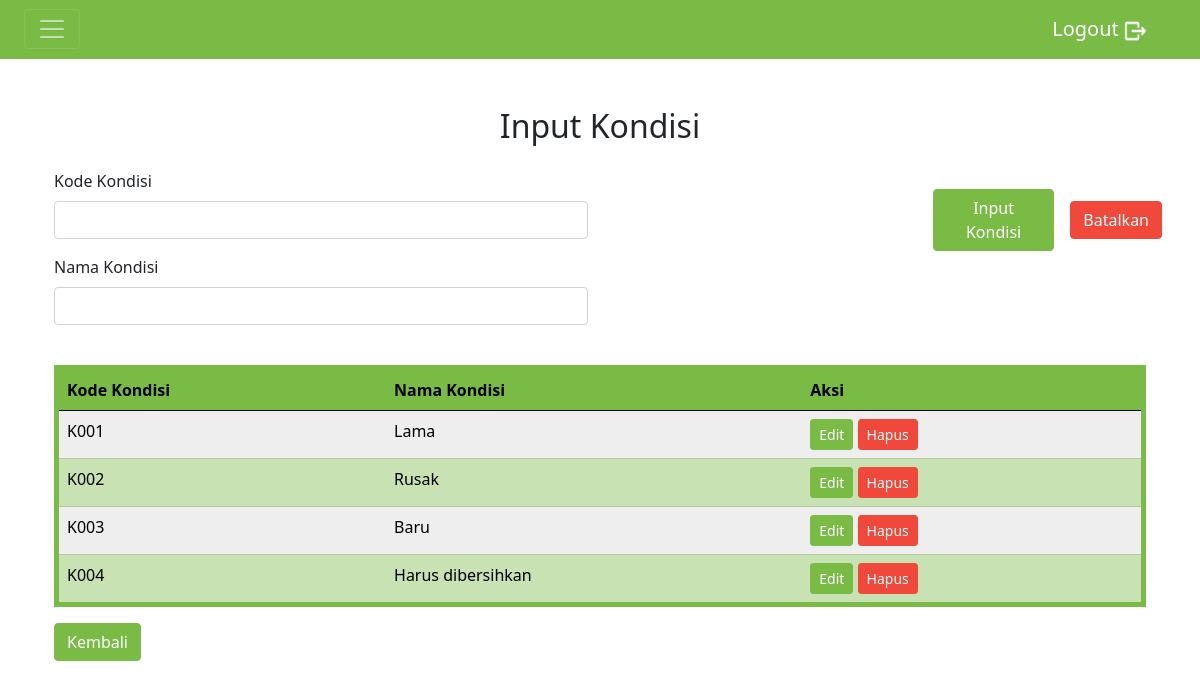
Page /input_kondisi.php (signed in) on the committed database.
### tables this page shows
CREATE TABLE `kondisi` (
  `kd_kondisi` varchar(10) NOT NULL,
  `nama_kondisi` varchar(255) NOT NULL
);

### Functions/function_kondisi.php (called while the page is built, shortened)
<?php
function show_kondisi()
{
    global $koneksi;
    $sql = "SELECT * FROM kondisi";
    $result = mysqli_query($koneksi, $sql);
    $data = [];
    while($row = mysqli_fetch_assoc($result)) {
        $data[] = $row;
    }
    return $data;
}
?>

### input_kondisi.php (the view, shortened to what this page needs)
<?php
include("config.php");
include("Functions/function_kondisi.php");
$data_kondisi = show_kondisi();
?>
<!DOCTYPE html>
<html lang="en">
<head>
    <link href="https://cdn.jsdelivr.net/npm/bootstrap@5.2.0-beta1/dist/css/bootstrap.min.css" rel="stylesheet"
>
    <link href="Style/style.css" rel="stylesheet">
</head>
<body>
    <section>
        <div class="text-center mt-5">
            <h2>Input Kondisi</h2>
        </div>
    </section>
    <section>
        <div class="container my-4">
            <form class="row" method="post" action="Kondisi/add_kondisi.php">
                <div class="col-lg-6">
                    <div class="mb-3">
                        <label for="kode_kondisi" class="form-label">Kode Kondisi</label>
                        <input type="text" class="form-control" name="kode_kondisi" required>
                    </div>
                    <div class="mb-3">
                        <label for="nama_kondisi" class="form-label">Nama Kondisi</label>
                        <input type="text" class="form-control" name="nama_kondisi" required>
                    </div>
                </div>
                <div class="col-lg-6">
                    <div class="row g-3 align-items-center justify-content-end mt-1">
                        <div class="col-3">
                            <button type="submit" class="btn btn-primary text-white" name="input">Input Kondisi</button>
                        </div>
                        <div class="col-2">
                            <button type="reset" class="btn btn-danger text-white">Batalkan</button>
                        </div>
                    </div>
                </div>
            </form>
        </div>
    </section>
    <section>
        <div class="container">
            <table class="border border-5 border-primary table table-striped">
                <thead class="table-primary">
                    <tr>
                        <th>Kode Kondisi</th>
                        <th>Nama Kondisi</th>
                        <th>Aksi</th>
                    </tr>
                </thead>
                <tbody class="table-secondary">
                    <?php
                        foreach ($data_kondisi as $row)
                        {
                            echo "<tr>
                                    <td> {$row['kd_kondisi']} </td>
                                    <td> {$row['nama_kondisi']} </td>
                                    <td>
                                        <a class='btn text-white btn-primary btn-sm' href='update_kondisi.php?kode_kondisi={$row['kd_kondisi']}'>Edit</a>
                                        <a class='btn text-white btn-danger btn-sm' href='Kondisi/delete_kondisi.php?kode_kondisi={$row['kd_kondisi']}'>Hapus</a>
                                    </td>
                                </tr>";
                        }
                    ?>
                </tbody>
            </table>
            <a href="input_db.php">
                <button class="btn btn-primary text-white">Kembali</button>
            </a>
        </div>
    </section>
</body>
</html>

### rows in the picture
kondisi: kd_kondisi "K001", nama_kondisi "Lama"
kondisi: kd_kondisi "K002", nama_kondisi "Rusak"
kondisi: kd_kondisi "K003", nama_kondisi "Baru"
kondisi: kd_kondisi "K004", nama_kondisi "Harus dibersihkan"
